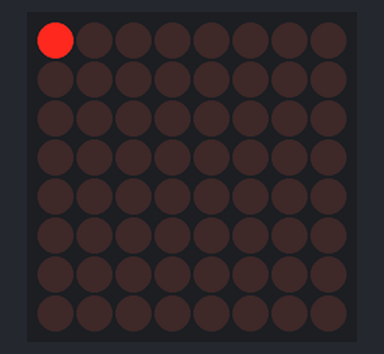
This sketch was run on a simulated Arduino Uno, built with avr-gcc and run on an emulated ATmega328P. On the bench: 8×8 LED matrix.

Above: at 0.1 s.
At 4.1 s:
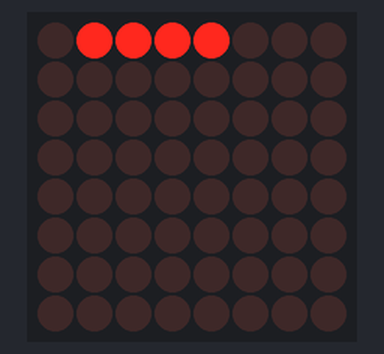
At 9.1 s:
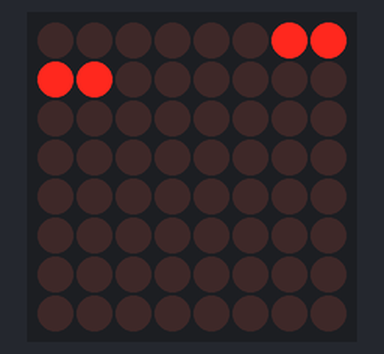
At 19.1 s:
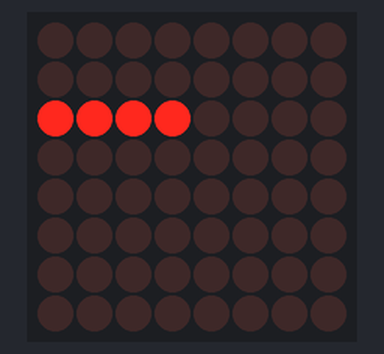
At 28.1 s:
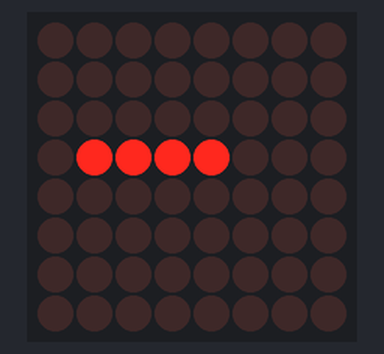
At 38.1 s:
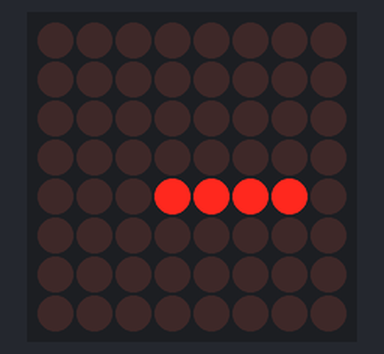

Measured:
- what the display in image 1 shows lasts 1.0 s, from 4.0 s to 5.0 s

The sketch:

Snake.ino
```cpp
#include <SPI.h>
#include <Adafruit_GFX.h>
#include <Max72xxPanel.h> //бібліотека для роботи з драйвером світлодіодної матриці
#define time 1000
#define size 4

int pinCS = 9;
int numberOfHorizontalDisplays = 1; // кількість матриць по горизонталі
int numberOfVerticalDisplays = 1;   // кількість матриць по вертикалі

Max72xxPanel matrix = Max72xxPanel(pinCS, numberOfHorizontalDisplays, numberOfVerticalDisplays);

void setup() {
    matrix.setIntensity(1); // яскравість від 0 до 15
}

void loop() {

    for(int k=0;k<64;k++){

        if(k<size)//В кінці матриці світлодіоди ми маємо вимикати світлодіоди
          matrix.drawPixel((64+k-size)%8, (64+k-size)/8, LOW);

        matrix.drawPixel(k%8, k/8, HIGH);//Всмкаємо потрібні світлодіоди
        matrix.drawPixel((k-size)%8, (k-size)/8, LOW);//Вимикаєм непотрібні світлодіоди
        matrix.write();
        delay(time);

    }
}
```
